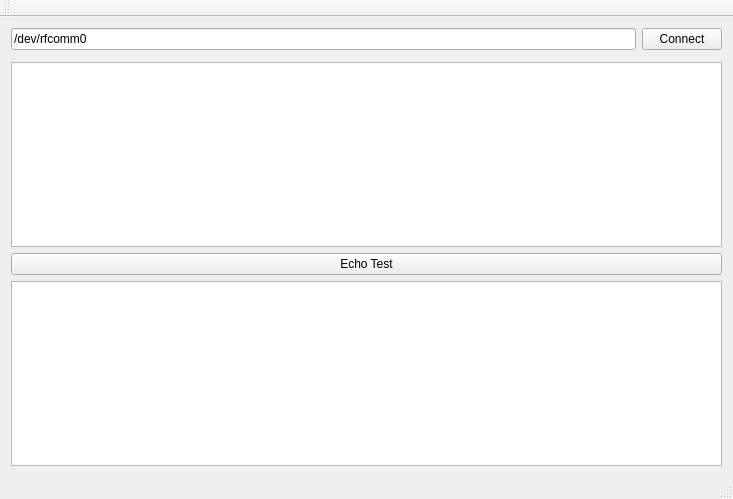
<?xml version="1.0" encoding="UTF-8"?>
<ui version="4.0">
 <class>MainWindow</class>
 <widget class="QMainWindow" name="MainWindow">
  <property name="geometry">
   <rect>
    <x>0</x>
    <y>0</y>
    <width>733</width>
    <height>499</height>
   </rect>
  </property>
  <property name="windowTitle">
   <string>MainWindow</string>
  </property>
  <widget class="QWidget" name="centralWidget">
   <layout class="QVBoxLayout" name="verticalLayout">
    <item>
     <layout class="QHBoxLayout" name="horizontalLayout">
      <item>
       <widget class="QLineEdit" name="serialPort">
        <property name="text">
         <string>/dev/rfcomm0</string>
        </property>
       </widget>
      </item>
      <item>
       <widget class="QPushButton" name="connectButton">
        <property name="text">
         <string>Connect</string>
        </property>
       </widget>
      </item>
     </layout>
    </item>
    <item>
     <layout class="QHBoxLayout" name="horizontalLayout_2">
      <item>
       <widget class="ResourceStatusDisplayWidget" name="resourceStatus" native="true"/>
      </item>
      <item>
       <widget class="CommonStatusDisplayWidget" name="commonStatus" native="true"/>
      </item>
     </layout>
    </item>
    <item>
     <widget class="QPlainTextEdit" name="log"/>
    </item>
    <item>
     <widget class="QPushButton" name="echoTestButton">
      <property name="text">
       <string>Echo Test</string>
      </property>
     </widget>
    </item>
    <item>
     <widget class="Controller" name="control">
      <property name="readOnly">
       <bool>true</bool>
      </property>
     </widget>
    </item>
   </layout>
  </widget>
  <widget class="QMenuBar" name="menuBar">
   <property name="geometry">
    <rect>
     <x>0</x>
     <y>0</y>
     <width>733</width>
     <height>19</height>
    </rect>
   </property>
  </widget>
  <widget class="QToolBar" name="mainToolBar">
   <attribute name="toolBarArea">
    <enum>TopToolBarArea</enum>
   </attribute>
   <attribute name="toolBarBreak">
    <bool>false</bool>
   </attribute>
  </widget>
  <widget class="QStatusBar" name="statusBar"/>
 </widget>
 <layoutdefault spacing="6" margin="11"/>
 <customwidgets>
  <customwidget>
   <class>Controller</class>
   <extends>QTextEdit</extends>
   <header location="global">controller.h</header>
  </customwidget>
  <customwidget>
   <class>ResourceStatusDisplayWidget</class>
   <extends>QWidget</extends>
   <header location="global">ResourceStatusDisplayWidget.h</header>
   <container>1</container>
  </customwidget>
  <customwidget>
   <class>CommonStatusDisplayWidget</class>
   <extends>QWidget</extends>
   <header location="global">CommonStatusDisplayWidget.h</header>
   <container>1</container>
  </customwidget>
 </customwidgets>
 <resources/>
 <connections/>
</ui>
